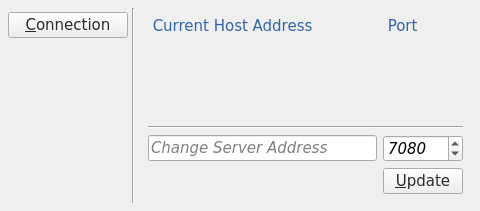
<?xml version="1.0" encoding="UTF-8"?>
<ui version="4.0">
 <class>SettingsObject</class>
 <widget class="QWidget" name="SettingsObject">
  <property name="geometry">
   <rect>
    <x>0</x>
    <y>0</y>
    <width>480</width>
    <height>211</height>
   </rect>
  </property>
  <property name="sizePolicy">
   <sizepolicy hsizetype="Fixed" vsizetype="Fixed">
    <horstretch>0</horstretch>
    <verstretch>0</verstretch>
   </sizepolicy>
  </property>
  <property name="minimumSize">
   <size>
    <width>460</width>
    <height>210</height>
   </size>
  </property>
  <property name="maximumSize">
   <size>
    <width>480</width>
    <height>211</height>
   </size>
  </property>
  <property name="font">
   <font>
    <family>Ubuntu Mono</family>
    <pointsize>10</pointsize>
   </font>
  </property>
  <property name="windowTitle">
   <string>Settings</string>
  </property>
  <layout class="QVBoxLayout" name="verticalLayout_3">
   <property name="spacing">
    <number>4</number>
   </property>
   <property name="leftMargin">
    <number>8</number>
   </property>
   <property name="topMargin">
    <number>8</number>
   </property>
   <property name="rightMargin">
    <number>8</number>
   </property>
   <property name="bottomMargin">
    <number>8</number>
   </property>
   <item>
    <layout class="QHBoxLayout" name="horizontalLayout">
     <item>
      <layout class="QVBoxLayout" name="verticalLayout">
       <property name="topMargin">
        <number>4</number>
       </property>
       <item>
        <widget class="QPushButton" name="connectionButton">
         <property name="sizePolicy">
          <sizepolicy hsizetype="Minimum" vsizetype="Fixed">
           <horstretch>0</horstretch>
           <verstretch>0</verstretch>
          </sizepolicy>
         </property>
         <property name="font">
          <font>
           <family>DejaVu Sans</family>
           <pointsize>11</pointsize>
           <italic>false</italic>
          </font>
         </property>
         <property name="styleSheet">
          <string notr="true">color: rgb(42, 42, 42);</string>
         </property>
         <property name="text">
          <string>&amp;Connection</string>
         </property>
         <property name="icon">
          <iconset>
           <normaloff>../../../../Resources/icons/indent_network.png</normaloff>../../../../Resources/icons/indent_network.png</iconset>
         </property>
         <property name="iconSize">
          <size>
           <width>18</width>
           <height>18</height>
          </size>
         </property>
        </widget>
       </item>
       <item>
        <spacer name="verticalSpacer_6">
         <property name="orientation">
          <enum>Qt::Vertical</enum>
         </property>
         <property name="sizeHint" stdset="0">
          <size>
           <width>20</width>
           <height>40</height>
          </size>
         </property>
        </spacer>
       </item>
       <item>
        <spacer name="horizontalSpacer">
         <property name="orientation">
          <enum>Qt::Horizontal</enum>
         </property>
         <property name="sizeType">
          <enum>QSizePolicy::Fixed</enum>
         </property>
         <property name="sizeHint" stdset="0">
          <size>
           <width>120</width>
           <height>20</height>
          </size>
         </property>
        </spacer>
       </item>
      </layout>
     </item>
     <item>
      <widget class="Line" name="line">
       <property name="orientation">
        <enum>Qt::Vertical</enum>
       </property>
      </widget>
     </item>
     <item>
      <layout class="QVBoxLayout" name="verticalLayout_2">
       <item>
        <widget class="QStackedWidget" name="stackedWidget">
         <property name="currentIndex">
          <number>1</number>
         </property>
         <widget class="QWidget" name="page0">
          <layout class="QVBoxLayout" name="verticalLayout_5">
           <item>
            <widget class="QCheckBox" name="checkBox">
             <property name="font">
              <font>
               <family>DejaVu Sans</family>
               <pointsize>11</pointsize>
              </font>
             </property>
             <property name="styleSheet">
              <string notr="true">color: rgb(52, 101, 164)</string>
             </property>
             <property name="text">
              <string>&amp;Start QsMessenger on System Boot</string>
             </property>
            </widget>
           </item>
           <item>
            <spacer name="verticalSpacer">
             <property name="orientation">
              <enum>Qt::Vertical</enum>
             </property>
             <property name="sizeHint" stdset="0">
              <size>
               <width>20</width>
               <height>40</height>
              </size>
             </property>
            </spacer>
           </item>
          </layout>
         </widget>
         <widget class="QWidget" name="page1">
          <layout class="QGridLayout" name="gridLayout">
           <item row="3" column="0">
            <widget class="QLabel" name="label">
             <property name="font">
              <font>
               <family>DejaVu Sans</family>
               <pointsize>11</pointsize>
              </font>
             </property>
             <property name="styleSheet">
              <string notr="true">color: rgb(52, 101, 164)</string>
             </property>
             <property name="text">
              <string> Current Host Address</string>
             </property>
            </widget>
           </item>
           <item row="5" column="0" colspan="4">
            <layout class="QHBoxLayout" name="horizontalLayout_3">
             <property name="spacing">
              <number>4</number>
             </property>
             <property name="leftMargin">
              <number>12</number>
             </property>
             <property name="topMargin">
              <number>0</number>
             </property>
             <property name="rightMargin">
              <number>2</number>
             </property>
             <item>
              <widget class="QLabel" name="currentAddressLabel">
               <property name="font">
                <font>
                 <family>DejaVu Sans</family>
                 <pointsize>12</pointsize>
                 <italic>false</italic>
                </font>
               </property>
               <property name="text">
                <string/>
               </property>
               <property name="indent">
                <number>-1</number>
               </property>
              </widget>
             </item>
             <item>
              <spacer name="horizontalSpacer_3">
               <property name="orientation">
                <enum>Qt::Horizontal</enum>
               </property>
               <property name="sizeHint" stdset="0">
                <size>
                 <width>40</width>
                 <height>20</height>
                </size>
               </property>
              </spacer>
             </item>
             <item>
              <widget class="QLabel" name="currentPortLabel">
               <property name="sizePolicy">
                <sizepolicy hsizetype="Fixed" vsizetype="Preferred">
                 <horstretch>0</horstretch>
                 <verstretch>0</verstretch>
                </sizepolicy>
               </property>
               <property name="minimumSize">
                <size>
                 <width>69</width>
                 <height>0</height>
                </size>
               </property>
               <property name="font">
                <font>
                 <family>DejaVu Sans</family>
                 <pointsize>12</pointsize>
                 <italic>false</italic>
                </font>
               </property>
               <property name="text">
                <string/>
               </property>
               <property name="indent">
                <number>-1</number>
               </property>
              </widget>
             </item>
            </layout>
           </item>
           <item row="8" column="0" colspan="3">
            <widget class="QLineEdit" name="hostAddressLineEdit">
             <property name="font">
              <font>
               <family>DejaVu Sans</family>
               <pointsize>11</pointsize>
               <italic>true</italic>
              </font>
             </property>
             <property name="placeholderText">
              <string>Change Server Address</string>
             </property>
            </widget>
           </item>
           <item row="3" column="3">
            <widget class="QLabel" name="label_2">
             <property name="font">
              <font>
               <family>DejaVu Sans</family>
               <pointsize>11</pointsize>
              </font>
             </property>
             <property name="styleSheet">
              <string notr="true">color: rgb(52, 101, 164)</string>
             </property>
             <property name="text">
              <string> Port</string>
             </property>
            </widget>
           </item>
           <item row="9" column="3">
            <widget class="QPushButton" name="updateButton">
             <property name="font">
              <font>
               <family>DejaVu Sans</family>
               <pointsize>11</pointsize>
              </font>
             </property>
             <property name="styleSheet">
              <string notr="true">color: rgb(42, 42, 42);</string>
             </property>
             <property name="text">
              <string>&amp;Update</string>
             </property>
             <property name="icon">
              <iconset>
               <normaloff>../../../../Resources/icons/refresh.png</normaloff>../../../../Resources/icons/refresh.png</iconset>
             </property>
             <property name="iconSize">
              <size>
               <width>14</width>
               <height>14</height>
              </size>
             </property>
            </widget>
           </item>
           <item row="8" column="3">
            <widget class="QSpinBox" name="portSpinBox">
             <property name="font">
              <font>
               <family>DejaVu Sans</family>
               <pointsize>11</pointsize>
               <italic>true</italic>
              </font>
             </property>
             <property name="minimum">
              <number>0</number>
             </property>
             <property name="maximum">
              <number>65535</number>
             </property>
             <property name="value">
              <number>7080</number>
             </property>
            </widget>
           </item>
           <item row="6" column="0">
            <spacer name="verticalSpacer_2">
             <property name="orientation">
              <enum>Qt::Vertical</enum>
             </property>
             <property name="sizeHint" stdset="0">
              <size>
               <width>20</width>
               <height>40</height>
              </size>
             </property>
            </spacer>
           </item>
           <item row="7" column="0" colspan="4">
            <widget class="Line" name="line_2">
             <property name="orientation">
              <enum>Qt::Horizontal</enum>
             </property>
            </widget>
           </item>
          </layout>
         </widget>
         <widget class="QWidget" name="page2">
          <layout class="QVBoxLayout" name="verticalLayout_4">
           <item>
            <layout class="QHBoxLayout" name="horizontalLayout_2">
             <item>
              <widget class="QCheckBox" name="checkBox_2">
               <property name="enabled">
                <bool>false</bool>
               </property>
               <property name="font">
                <font>
                 <family>DejaVu Sans</family>
                 <pointsize>11</pointsize>
                </font>
               </property>
               <property name="text">
                <string>Set Idle Status</string>
               </property>
              </widget>
             </item>
             <item>
              <widget class="QLabel" name="label_3">
               <property name="enabled">
                <bool>false</bool>
               </property>
               <property name="font">
                <font>
                 <family>DejaVu Sans</family>
                 <pointsize>11</pointsize>
                </font>
               </property>
               <property name="text">
                <string>after</string>
               </property>
              </widget>
             </item>
             <item>
              <widget class="QSpinBox" name="spinBox">
               <property name="enabled">
                <bool>false</bool>
               </property>
               <property name="font">
                <font>
                 <family>DejaVu Sans</family>
                 <pointsize>11</pointsize>
                </font>
               </property>
              </widget>
             </item>
             <item>
              <widget class="QLabel" name="label_4">
               <property name="enabled">
                <bool>false</bool>
               </property>
               <property name="font">
                <font>
                 <family>DejaVu Sans</family>
                 <pointsize>11</pointsize>
                </font>
               </property>
               <property name="text">
                <string>minutes</string>
               </property>
              </widget>
             </item>
            </layout>
           </item>
           <item>
            <widget class="Line" name="line_3">
             <property name="orientation">
              <enum>Qt::Horizontal</enum>
             </property>
            </widget>
           </item>
           <item>
            <widget class="QLabel" name="label_5">
             <property name="enabled">
              <bool>false</bool>
             </property>
             <property name="font">
              <font>
               <family>DejaVu Sans</family>
               <pointsize>12</pointsize>
              </font>
             </property>
             <property name="styleSheet">
              <string notr="true">color: rgb(52, 101, 164)</string>
             </property>
             <property name="text">
              <string>Block Users:</string>
             </property>
            </widget>
           </item>
           <item>
            <widget class="QListView" name="listView">
             <property name="enabled">
              <bool>false</bool>
             </property>
            </widget>
           </item>
           <item>
            <layout class="QHBoxLayout" name="horizontalLayout_4">
             <property name="topMargin">
              <number>0</number>
             </property>
             <item>
              <spacer name="horizontalSpacer_4">
               <property name="orientation">
                <enum>Qt::Horizontal</enum>
               </property>
               <property name="sizeHint" stdset="0">
                <size>
                 <width>40</width>
                 <height>20</height>
                </size>
               </property>
              </spacer>
             </item>
             <item>
              <widget class="QPushButton" name="pushButton">
               <property name="enabled">
                <bool>false</bool>
               </property>
               <property name="font">
                <font>
                 <family>DejaVu Sans</family>
                 <pointsize>11</pointsize>
                </font>
               </property>
               <property name="text">
                <string>&amp;Add</string>
               </property>
              </widget>
             </item>
             <item>
              <widget class="QPushButton" name="pushButton_2">
               <property name="enabled">
                <bool>false</bool>
               </property>
               <property name="font">
                <font>
                 <family>DejaVu Sans</family>
                 <pointsize>11</pointsize>
                </font>
               </property>
               <property name="text">
                <string>&amp;Remove</string>
               </property>
              </widget>
             </item>
            </layout>
           </item>
          </layout>
         </widget>
        </widget>
       </item>
      </layout>
     </item>
    </layout>
   </item>
  </layout>
 </widget>
 <resources/>
 <connections/>
</ui>
